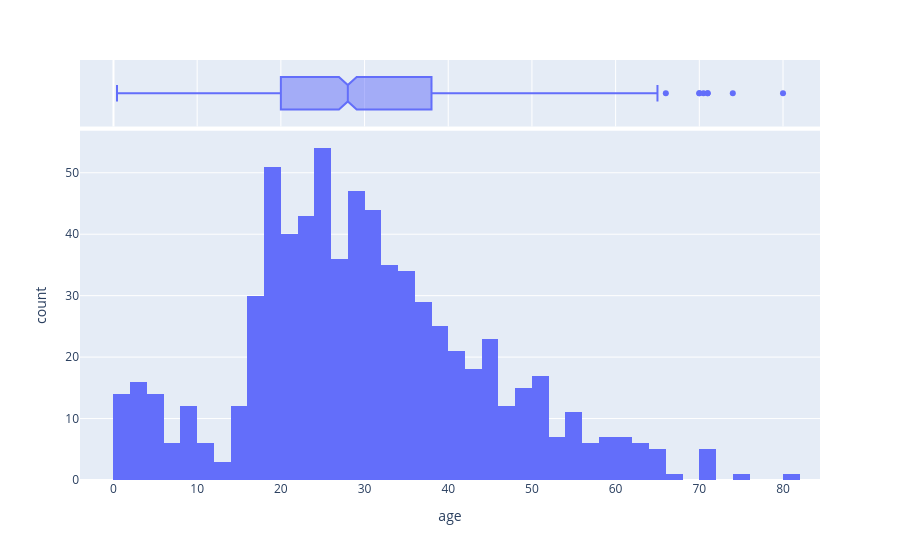

Notebook code for this chart:
### Markdown cell above
### 2. Age
A histogram of `age` with a box plot on top of it.

### Code cell
# ✏️ Your code here
px.histogram(df, x = 'age',marginal="box")

### Figure 1 — Plotly figure (JSON) as saved in the notebook; plotly's stock layout.template omitted (floating-point values rounded to 4 significant figures; data arrays with more than 128 entries replaced by an {"elided": "..."} marker saying what was removed)
{"data": [{"bingroup": "x", "hovertemplate": "age=%{x}<br>count=%{y}<extra></extra>", "legendgroup": "", "marker": {"color": "#636efa", "pattern": {"shape": ""}}, "name": "", "orientation": "v", "showlegend": false, "type": "histogram", "x": {"elided": "891 float values"}, "xaxis": "x", "yaxis": "y"}, {"hovertemplate": "age=%{x}<extra></extra>", "legendgroup": "", "marker": {"color": "#636efa"}, "name": "", "notched": true, "showlegend": false, "type": "box", "x": {"elided": "891 float values"}, "xaxis": "x2", "yaxis": "y2"}], "layout": {"barmode": "relative", "legend": {"tracegroupgap": 0}, "margin": {"t": 60}, "xaxis": {"anchor": "y", "domain": [0, 1], "title": {"text": "age"}}, "xaxis2": {"anchor": "y2", "domain": [0, 1], "matches": "x", "showgrid": true, "showticklabels": false}, "yaxis": {"anchor": "x", "domain": [0, 0.8316], "title": {"text": "count"}}, "yaxis2": {"anchor": "x2", "domain": [0.8416, 1], "matches": "y2", "showgrid": false, "showline": false, "showticklabels": false, "ticks": ""}}}
